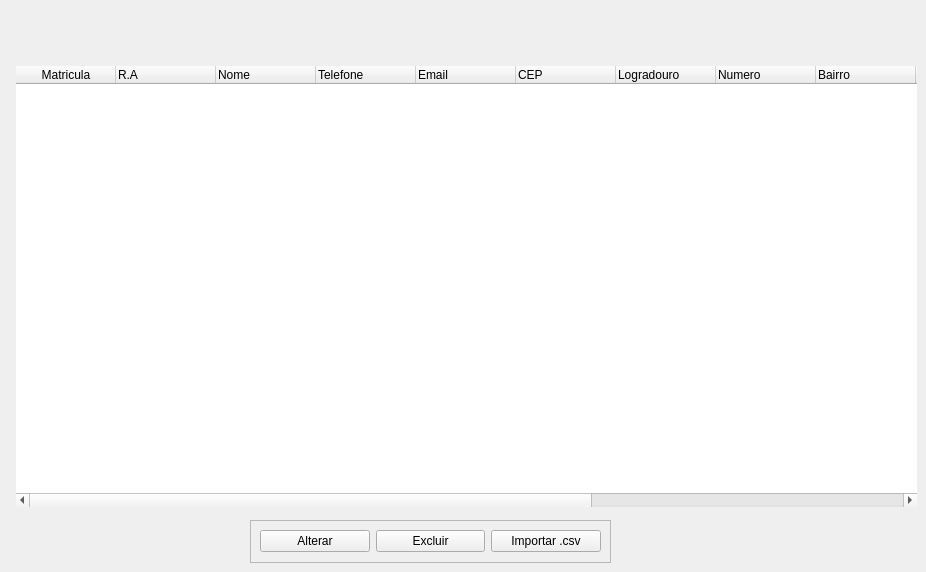
              <widget class="QWidget" name="tab_2">
               <attribute name="title">
                <string>Alunos</string>
               </attribute>
               <widget class="QTableWidget" name="tableAluno">
                <property name="geometry">
                 <rect>
                  <x>16</x>
                  <y>66</y>
                  <width>901</width>
                  <height>441</height>
                 </rect>
                </property>
                <property name="layoutDirection">
                 <enum>Qt::LeftToRight</enum>
                </property>
                <property name="frameShape">
                 <enum>QFrame::Box</enum>
                </property>
                <property name="frameShadow">
                 <enum>QFrame::Plain</enum>
                </property>
                <property name="lineWidth">
                 <number>0</number>
                </property>
                <property name="midLineWidth">
                 <number>0</number>
                </property>
                <property name="autoScroll">
                 <bool>true</bool>
                </property>
                <property name="dragEnabled">
                 <bool>false</bool>
                </property>
                <column>
                 <property name="text">
                  <string>Matricula</string>
                 </property>
                </column>
                <column>
                 <property name="text">
                  <string>R.A</string>
                 </property>
                 <property name="textAlignment">
                  <set>AlignJustify|AlignVCenter</set>
                 </property>
                </column>
                <column>
                 <property name="text">
                  <string>Nome</string>
                 </property>
                 <property name="textAlignment">
                  <set>AlignJustify|AlignVCenter</set>
                 </property>
                </column>
                <column>
                 <property name="text">
                  <string>Telefone</string>
                 </property>
                 <property name="textAlignment">
                  <set>AlignJustify|AlignVCenter</set>
                 </property>
                </column>
                <column>
                 <property name="text">
                  <string>Email</string>
                 </property>
                 <property name="textAlignment">
                  <set>AlignJustify|AlignVCenter</set>
                 </property>
                </column>
                <column>
                 <property name="text">
                  <string>CEP</string>
                 </property>
                 <property name="textAlignment">
                  <set>AlignJustify|AlignVCenter</set>
                 </property>
                </column>
                <column>
                 <property name="text">
                  <string>Logradouro</string>
                 </property>
                 <property name="textAlignment">
                  <set>AlignJustify|AlignVCenter</set>
                 </property>
                </column>
                <column>
                 <property name="text">
                  <string>Numero</string>
                 </property>
                 <property name="textAlignment">
                  <set>AlignJustify|AlignVCenter</set>
                 </property>
                </column>
                <column>
                 <property name="text">
                  <string>Bairro</string>
                 </property>
                 <property name="textAlignment">
                  <set>AlignJustify|AlignVCenter</set>
                 </property>
                </column>
                <column>
                 <property name="text">
                  <string>Complemento</string>
                 </property>
                 <property name="textAlignment">
                  <set>AlignJustify|AlignVCenter</set>
                 </property>
                </column>
                <column>
                 <property name="text">
                  <string>Municipio</string>
                 </property>
                 <property name="textAlignment">
                  <set>AlignJustify|AlignVCenter</set>
                 </property>
                </column>
                <column>
                 <property name="text">
                  <string>UF</string>
                 </property>
                 <property name="textAlignment">
                  <set>AlignJustify|AlignVCenter</set>
                 </property>
                </column>
                <column>
                 <property name="text">
                  <string>Ano</string>
                 </property>
                </column>
                <column>
                 <property name="text">
                  <string>Turma</string>
                 </property>
                 <property name="textAlignment">
                  <set>AlignJustify|AlignVCenter</set>
                 </property>
                </column>
               </widget>
               <widget class="QFrame" name="frame_2">
                <property name="geometry">
                 <rect>
                  <x>250</x>
                  <y>520</y>
                  <width>361</width>
                  <height>43</height>
                 </rect>
                </property>
                <property name="frameShape">
                 <enum>QFrame::StyledPanel</enum>
                </property>
                <property name="frameShadow">
                 <enum>QFrame::Raised</enum>
                </property>
                <layout class="QHBoxLayout" name="horizontalLayout_4">
                 <item>
                  <widget class="QPushButton" name="btnAlterarAlunos">
                   <property name="cursor">
                    <cursorShape>PointingHandCursor</cursorShape>
                   </property>
                   <property name="text">
                    <string>Alterar</string>
                   </property>
                  </widget>
                 </item>
                 <item>
                  <widget class="QPushButton" name="btnExcluirAlunos">
                   <property name="cursor">
                    <cursorShape>PointingHandCursor</cursorShape>
                   </property>
                   <property name="text">
                    <string>Excluir</string>
                   </property>
                  </widget>
                 </item>
                 <item>
                  <widget class="QPushButton" name="btnExcelAlunos">
                   <property name="cursor">
                    <cursorShape>BusyCursor</cursorShape>
                   </property>
                   <property name="text">
                    <string>Importar .csv</string>
                   </property>
                  </widget>
                 </item>
                </layout>
               </widget>
              </widget>
